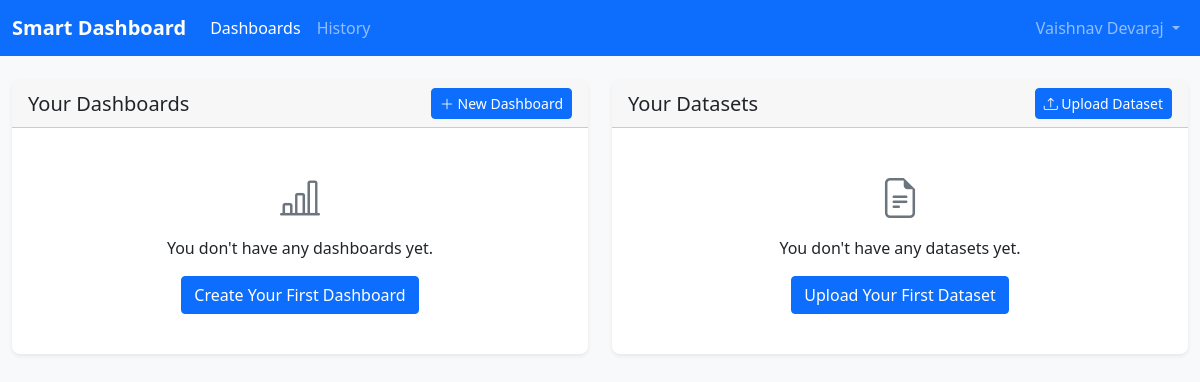
The app's page /dashboard/ (signed in), older data.
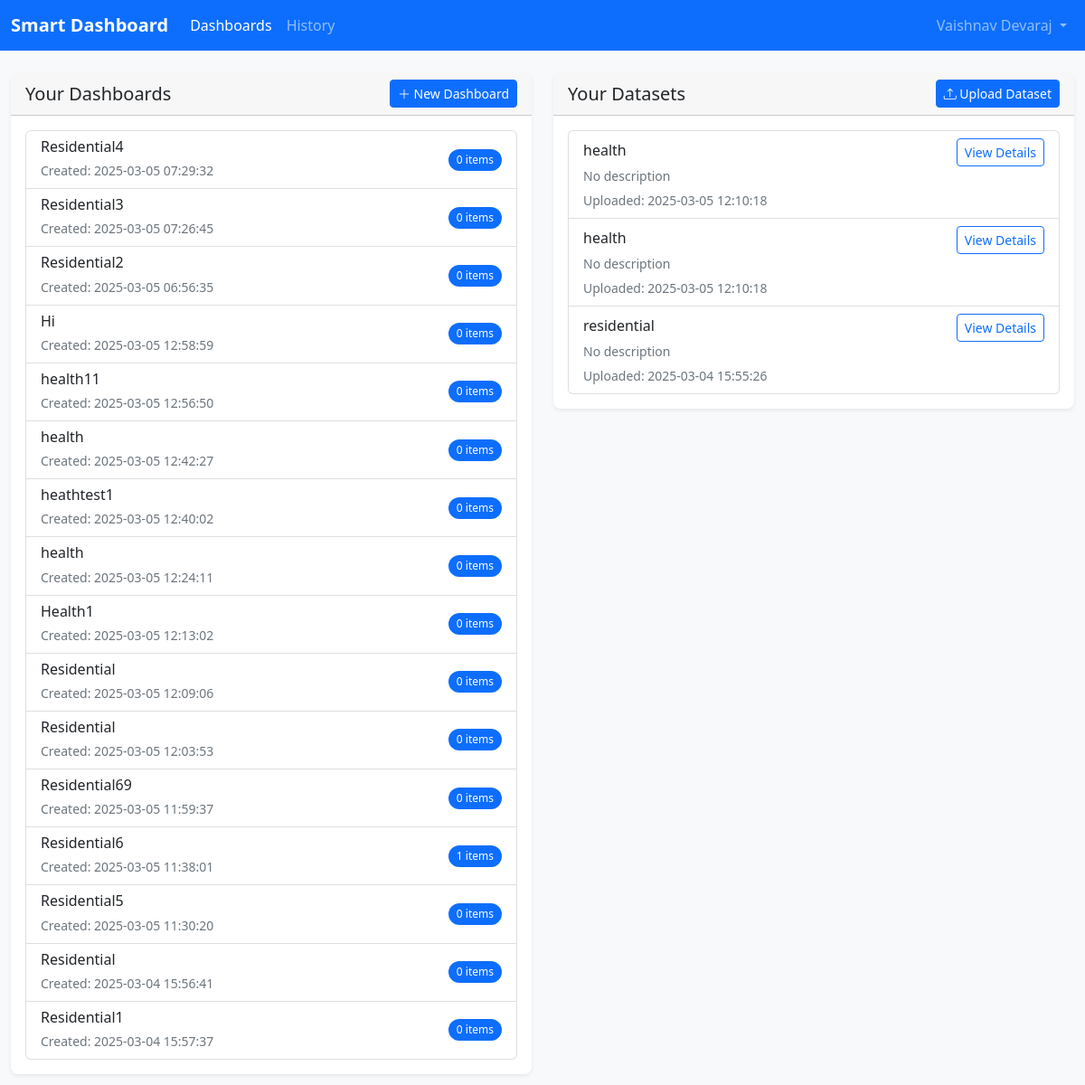
The same page, newer data.
### tables this page shows
CREATE TABLE dashboards (
            id INTEGER PRIMARY KEY AUTOINCREMENT,
            user_id INTEGER NOT NULL,
            name TEXT NOT NULL,
            layout JSON,
            created_at TIMESTAMP DEFAULT CURRENT_TIMESTAMP,
            updated_at TIMESTAMP DEFAULT CURRENT_TIMESTAMP,
            FOREIGN KEY (user_id) REFERENCES users (id)
        );

CREATE TABLE datasets (
            id INTEGER PRIMARY KEY AUTOINCREMENT,
            user_id INTEGER NOT NULL,
            name TEXT NOT NULL,
            description TEXT,
            file_path TEXT,
            created_at TIMESTAMP DEFAULT CURRENT_TIMESTAMP,
            FOREIGN KEY (user_id) REFERENCES users (id)
        );

### dashboard.py (the view)
@dashboard_bp.route('/')
@login_required
def index():
    dashboards = db.get_user_dashboards(session['user_id'])
    datasets = db.get_user_datasets(session['user_id'])
    return render_template('dashboard.html', dashboards=dashboards, datasets=datasets)

### auth.py (called while the page is built)
def login_required(f):
    @wraps(f)
    def decorated_function(*args, **kwargs):
        if 'user_id' not in session:
            flash('Please log in to access this page', 'warning')
            return redirect(url_for('auth.login', next=request.url))
        return f(*args, **kwargs)
    return decorated_function

### database.py (called while the page is built)
    def get_connection(self):
        return sqlite3.connect(self.db_path)

    def get_user_datasets(self, user_id):
        conn = self.get_connection()
        cursor = conn.cursor()
        cursor.execute("SELECT * FROM datasets WHERE user_id = ? ORDER BY created_at DESC", (user_id,))
        datasets = cursor.fetchall()
        conn.close()
        result = []
        for dataset in datasets:
            result.append({
                'id': dataset[0],
                'user_id': dataset[1],
                'name': dataset[2],
                'description': dataset[3],
                'file_path': dataset[4],
                'created_at': dataset[5]
            })
        return result

    def get_user_dashboards(self, user_id):
        conn = self.get_connection()
        cursor = conn.cursor()
        cursor.execute("SELECT * FROM dashboards WHERE user_id = ? ORDER BY updated_at DESC", (user_id,))
        dashboards = cursor.fetchall()
        conn.close()
        result = []
        for dashboard in dashboards:
            result.append({
                'id': dashboard[0],
                'user_id': dashboard[1],
                'name': dashboard[2],
                'layout': json.loads(dashboard[3]) if dashboard[3] else {},
                'created_at': dashboard[4],
                'updated_at': dashboard[5]
            })
        return result

### templates/dashboard.html (shortened to what this page needs)
<!DOCTYPE html>
<html lang="en">
    <head>
        <link rel="stylesheet" href="https://cdn.jsdelivr.net/npm/bootstrap@5.2.3/dist/css/bootstrap.min.css">
        <link rel="stylesheet" href="https://cdn.jsdelivr.net/npm/bootstrap-icons@1.10.3/font/bootstrap-icons.css">
        <link rel="stylesheet" href="{{ url_for('static', filename='styles.css') }}">
    </head>
<body>
    <nav class="navbar navbar-expand-lg navbar-dark bg-primary">
        <div class="container-fluid">
            <a class="navbar-brand" href="{{ url_for('dashboard.index') }}">Smart Dashboard</a>
            <div class="collapse navbar-collapse" id="navbarNav">
                <ul class="navbar-nav me-auto">
                    <li class="nav-item">
                        <a class="nav-link active" href="{{ url_for('dashboard.index') }}">Dashboards</a>
                    </li>
                    <li class="nav-item">
                        <a class="nav-link" href="{{ url_for('history.view_history') }}">History</a>
                    </li>
                </ul>
                <ul class="navbar-nav">
                    <li class="nav-item dropdown">
                        <a class="nav-link dropdown-toggle" href="#" role="button" data-bs-toggle="dropdown">
                            {{ session.get('name') or session.get('email') }}
                        </a>
                    </li>
                </ul>
            </div>
        </div>
    </nav>
    <div class="container-fluid mt-4">
        <div class="row">
            <div class="col-md-6">
                <div class="card shadow-sm mb-4">
                    <div class="card-header d-flex justify-content-between align-items-center">
                        <h5 class="mb-0">Your Dashboards</h5>
                        <button class="btn btn-primary btn-sm" data-bs-toggle="modal" data-bs-target="#createDashboardModal">
                            <i class="bi bi-plus-lg"></i> New Dashboard
                        </button>
                    </div>
                    <div class="card-body">
                        {% if dashboards %}
                            <div class="list-group">
                                {% for dashboard in dashboards %}
                                <a href="{{ url_for('dashboard.view_dashboard', dashboard_id=dashboard.id) }}" class="list-group-item list-group-item-action d-flex justify-content-between align-items-center">
                                    <div>
                                        <h6 class="mb-1">{{ dashboard.name }}</h6>
                                        <small class="text-muted">Created: {{ dashboard.created_at }}</small>
                                    </div>
                                    <span class="badge bg-primary rounded-pill">{{ dashboard.layout|length if dashboard.layout else 0 }} items</span>
                                </a>
                            {% endfor %}
                        </div>
                    {% else %}
                        <div class="text-center py-4">
                            <i class="bi bi-bar-chart-line fs-1 text-muted"></i>
                            <p class="mt-2">You don't have any dashboards yet.</p>
                            <button class="btn btn-primary" data-bs-toggle="modal" data-bs-target="#createDashboardModal">
                                Create Your First Dashboard
                            </button>
                        </div>
                    {% endif %}
                </div>
            </div>
        </div>
        <div class="col-md-6">
            <div class="card shadow-sm mb-4">
                <div class="card-header d-flex justify-content-between align-items-center">
                    <h5 class="mb-0">Your Datasets</h5>
                    <button class="btn btn-primary btn-sm" data-bs-toggle="modal" data-bs-target="#uploadDatasetModal">
                        <i class="bi bi-upload"></i> Upload Dataset
                    </button>
                </div>
                <div class="card-body">
                    {% if datasets %}
                        <div class="list-group">
                            {% for dataset in datasets %}
                                <div class="list-group-item">
                                    <div class="d-flex justify-content-between align-items-center">
                                        <h6 class="mb-1">{{ dataset.name }}</h6>
                                        <button class="btn btn-sm btn-outline-primary view-dataset-btn" data-dataset-id="{{ dataset.id }}">
                                            View Details
                                        </button>
                                    </div>
                                    <p class="mb-1 small text-muted">{{ dataset.description or 'No description' }}</p>
                                    <small class="text-muted">Uploaded: {{ dataset.created_at }}</small>
                                </div>
                            {% endfor %}
                        </div>
                    {% else %}
                        <div class="text-center py-4">
                            <i class="bi bi-file-earmark-text fs-1 text-muted"></i>
                            <p class="mt-2">You don't have any datasets yet.</p>
                            <button class="btn btn-primary" data-bs-toggle="modal" data-bs-target="#uploadDatasetModal">
                                Upload Your First Dataset
                            </button>
                        </div>
                    {% endif %}
                </div>
            </div>
        </div>
    </div>
</div>
</body>
</html>

### static/styles.css (style rules this page uses)
body { background-color: #f8f9fa; }
.navbar-brand { font-weight: 600; }
.card { border-radius: 0.5rem; border: none; }
.card-header { border-radius: 0.5rem 0.5rem 0 0 !important; }
.btn { border-radius: 0.25rem; }
.badge { font-weight: 500; padding: 0.5em 0.75em; }

Row changes from the older to the newer data that the page shows:
added dashboards: name "Residential4", created_at "2025-03-05 07:29:32", layout|length "0"
added dashboards: name "Residential3", created_at "2025-03-05 07:26:45", layout|length "0"
added dashboards: name "Residential2", created_at "2025-03-05 06:56:35", layout|length "0"
added dashboards: name "Hi", created_at "2025-03-05 12:58:59", layout|length "0"
added dashboards: name "health11", created_at "2025-03-05 12:56:50", layout|length "0"
added dashboards: name "health", created_at "2025-03-05 12:42:27", layout|length "0"
added dashboards: name "heathtest1", created_at "2025-03-05 12:40:02", layout|length "0"
added dashboards: name "health", created_at "2025-03-05 12:24:11", layout|length "0"
added dashboards: name "Health1", created_at "2025-03-05 12:13:02", layout|length "0"
added dashboards: name "Residential", created_at "2025-03-05 12:09:06", layout|length "0"
added dashboards: name "Residential", created_at "2025-03-05 12:03:53", layout|length "0"
added dashboards: name "Residential69", created_at "2025-03-05 11:59:37", layout|length "0"
added dashboards: name "Residential6", created_at "2025-03-05 11:38:01", layout|length "1"
added dashboards: name "Residential5", created_at "2025-03-05 11:30:20", layout|length "0"
added dashboards: name "Residential", created_at "2025-03-04 15:56:41", layout|length "0"
added dashboards: name "Residential1", created_at "2025-03-04 15:57:37", layout|length "0"
added datasets: name "health", description "No description", created_at "2025-03-05 12:10:18"
added datasets: name "health", description "No description", created_at "2025-03-05 12:10:18"
added datasets: name "residential", description "No description", created_at "2025-03-04 15:55:26"
Text that changed along with them:
text no longer shown: "You don't have any dashboards yet. Create Your First Dashboard You don't have any datasets yet. Upload Your First Dataset"
